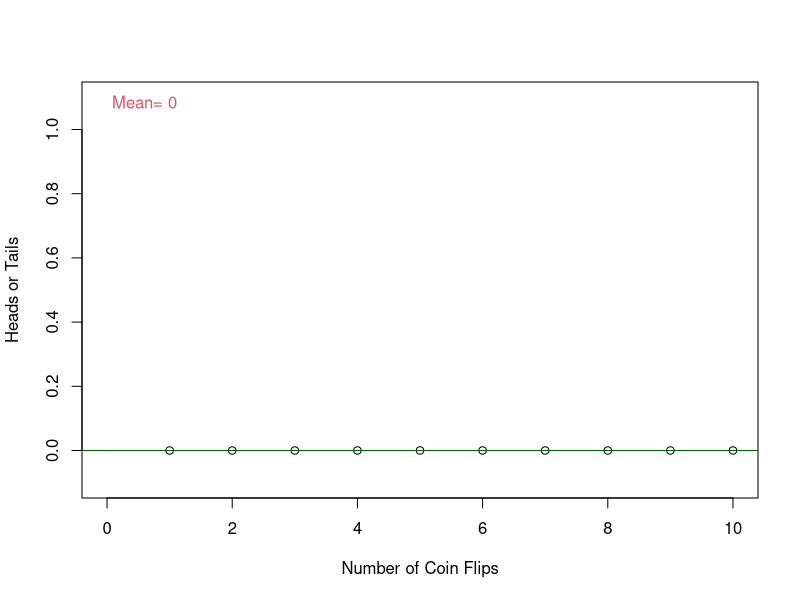

This chart was generated by the following R code:
## ---- chunk 1
#Coin Toss Setup
numberflip <- 10
flipresult <- rep(0, numberflip)

for (i in 1:numberflip){
  x <- runif(1)
  if(x < 0.5){
    flipresult[i] <- 0 #heads
  }
  else{
    flipresult[i] <- 1 #tails
  }
}
mean(flipresult) #Average of the coinflip

#Plotting
plot(flipresult, type = "o", xlab = "Number of Coin Flips", ylab = "Heads or Tails", ylim = c(-0.1, 1.1), xlim = c(0, numberflip))
abline(h = mean(flipresult), col = "darkgreen")
legend("topleft", bty = "n", legend = paste("Mean=",mean(flipresult)), text.col = c(2))

#Question 4
#The size of the flip result array would be 10.

#Question 5
#The average value of the flip result given 10 flips was calculated to be 0.3 in the first run. It is not 0.5. In the second and third runs the average values were 0.5 and 0.6 respectively. The second run had 0.5 whereas the third run did not.

#Question 6
#The points on the graph are either 1 or 0 with the mean line shifting at different points in the graph. The profile of the graph changes as I rerun the code 3 times with different lines of best fit (which were 0.6, 0.3, and 0.5 respectively). At different numbers of flips the result randomly switches from 1 to 0 or 0 to 1 or sometimes remains the same value.

#Question 7
#Larger number of coin flips give a mean closer to 0.5 because there are more and more values that would be calculated to 0.5 if we were to find the mean by adding up all of the results and dividing by the number of coinflips. This is the law of large numbers because the chance of getting heads or tails is a 50/50% chance and so the number of heads and tails should be almost equal.

